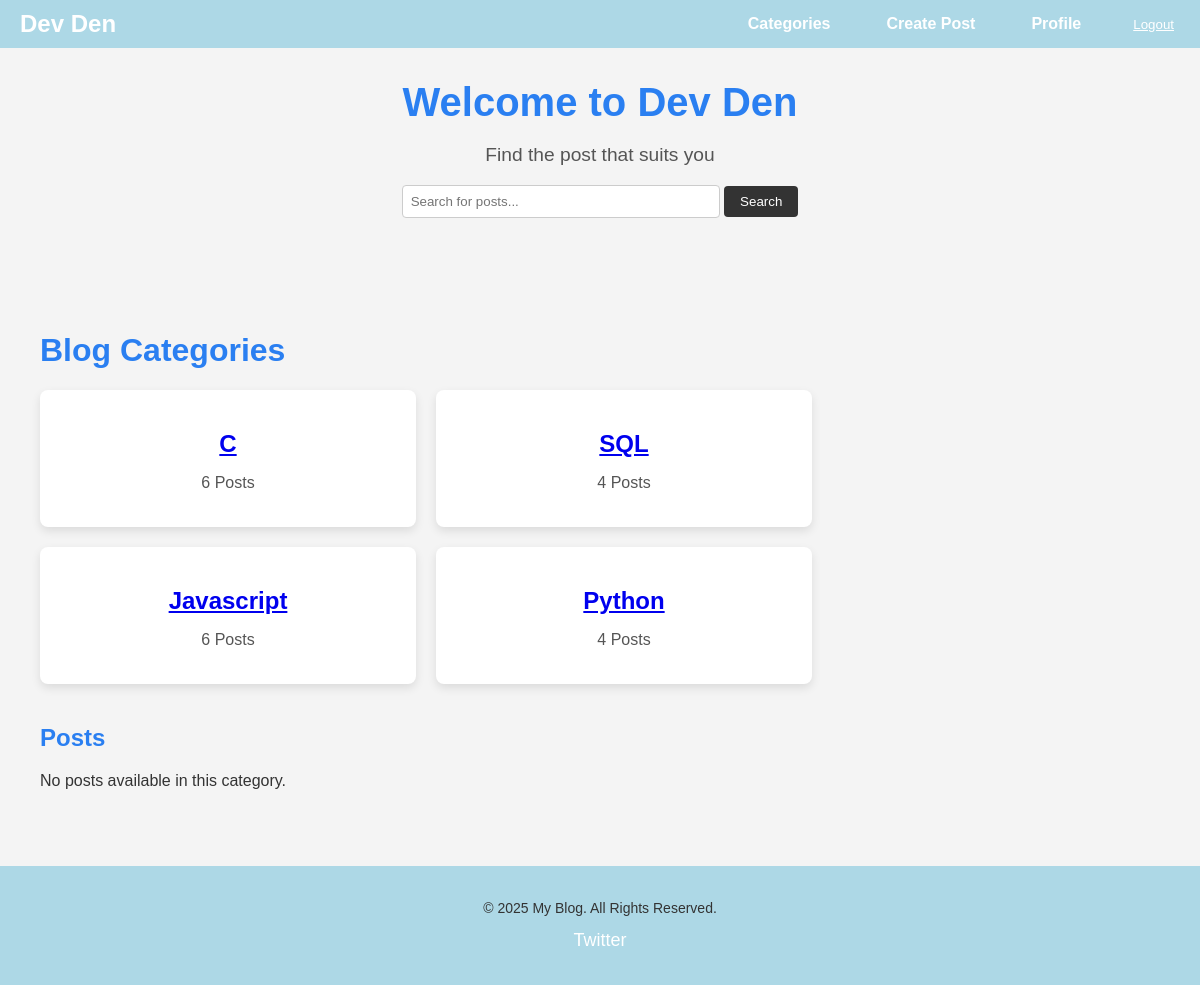
The app's page /categories/React/ (signed in), older data.
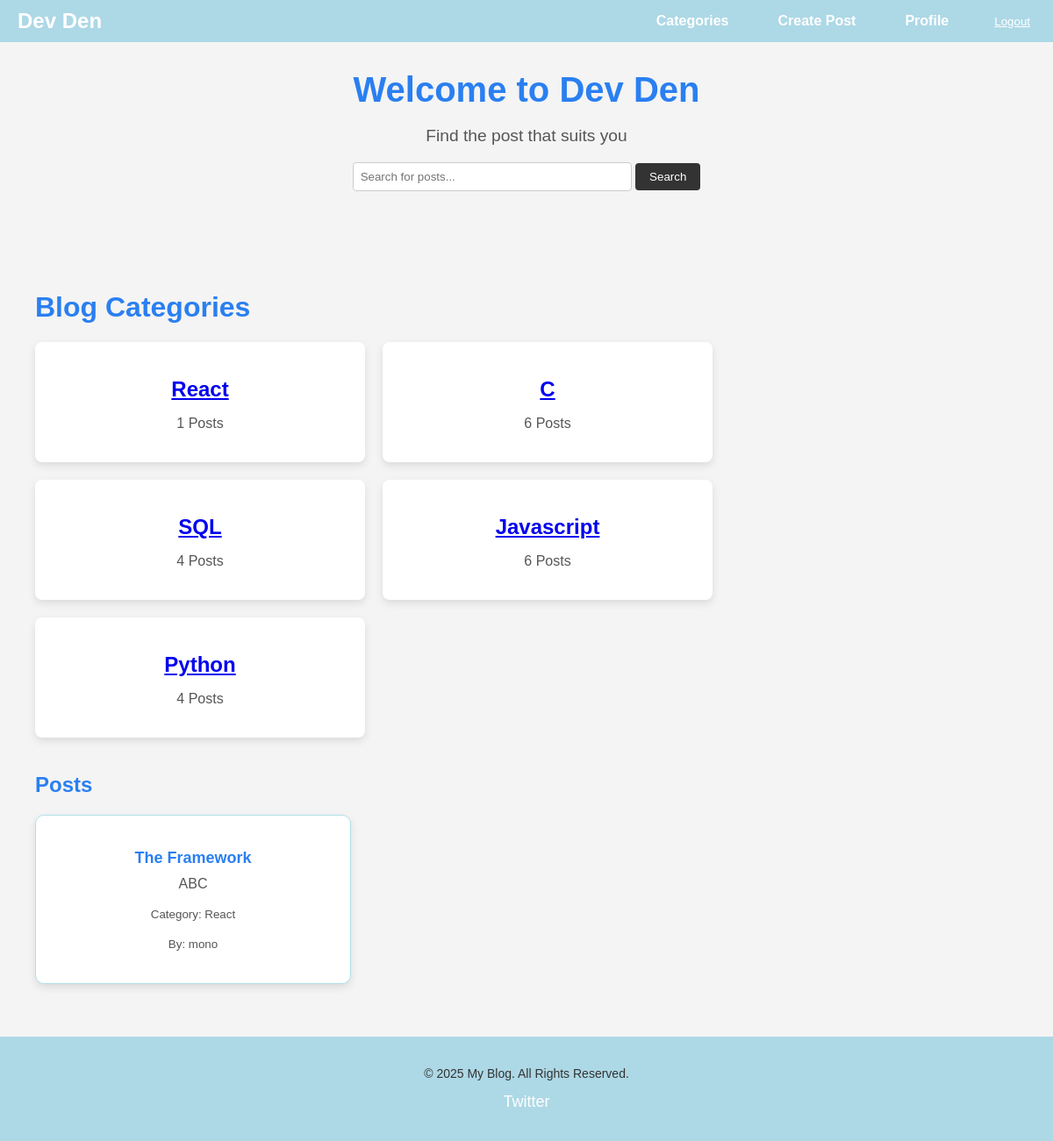
The same page, newer data.
### blog/models.py (models this page shows, shortened)
class BlogPost(models.Model):
    category = models.CharField(max_length=200)
    title = models.CharField(max_length=250)
    description = models.TextField(null=True, blank=True)
    created_by = models.ForeignKey(settings.AUTH_USER_MODEL, on_delete=models.CASCADE)
    image = models.ImageField(upload_to='images/', null=True, blank=True)
    updated = models.DateTimeField(auto_now=True)
    created = models.DateTimeField(auto_now_add=True)
    participants = models.ManyToManyField(settings.AUTH_USER_MODEL, related_name='participants', blank=True)
    class Meta:
        ordering = ['-created']

### users/models.py (models this page shows)
class User(AbstractUser):
    full_name = models.CharField(max_length=40, null=True)
    username = models.CharField(max_length=40, null=True)
    email = models.EmailField(unique=True, null=True)
    bio = models.TextField(null=True)
    avatar = models.ImageField(null=True, default="images/profile.webp")
    USERNAME_FIELD = 'email'
    REQUIRED_FIELDS = []

### blog/views.py (the view)
# urls.py: path('categories/', views.category_view, name='category'),
@login_required(login_url='users:login')
def category_view(request, category=None):
    user_messages = Message.objects.filter(user=request.user)
    user_posts = BlogPost.objects.filter(created_by=request.user)
    my_categories = list(BlogPost.objects.values_list('category', flat=True).distinct())
    categories = list(dict.fromkeys(my_categories))
    post_counts = {cat: BlogPost.objects.filter(category__iexact=cat).count() for cat in categories}
    if category:
        selected_posts = BlogPost.objects.filter(category__iexact=category)
    else:
        selected_posts = BlogPost.objects.none()
    context = {
        'user_messages': user_messages,
        'user_posts': user_posts,
        'categories': categories,
        'selected_posts': selected_posts,
        'post_counts': post_counts,
    }
    return render(request, 'blog/category.html', context)

### blog/templates/blog/category.html (shortened to what this page needs)
{% extends 'blog/base.html' %}
{% block content %}
  <div class="category-container">
    <h1>Blog Categories</h1>
    <div class="category-list">
      {% for category in categories %}
        <div class="category-item">
          <h2><a href="{% url 'blog:category_posts' category %}">{{ category }}</a></h2>
          {% for cat, count in post_counts.items %}
            {% if cat == category %}
              <p>{{ count }} Posts</p>
            {% endif %}
          {% endfor %}
        </div>
      {% empty %}
        <p>No categories available yet. Please check back later.</p>
      {% endfor %}
    </div>
    <div class="user-posts">
      <h2>Posts</h2>
      {% if selected_posts %}
        <div class="post-list">
          {% for post in selected_posts %}
            <div class="post-card">
              <h3><a href="{% url 'blog:post' post.id %}">{{ post.title }}</a></h3>
              <p>{{ post.description|truncatewords:20 }}</p>
              <p><small>Category: {{ post.category }}</small></p>
              <p><small>By: {{ post.created_by.username }}</small></p>
            </div>
          {% endfor %}
        </div>
      {% else %}
        <p>No posts available in this category.</p>
      {% endif %}
    </div>
  </div>
{% endblock %}

Row changes from the older to the newer data that the page shows:
added BlogPost: title "The Framework", description "ABC", category "React", created_by.username "mono"
Text that changed along with them:
new list line: "React 1 Posts"
text no longer shown: "No posts available in this category."
